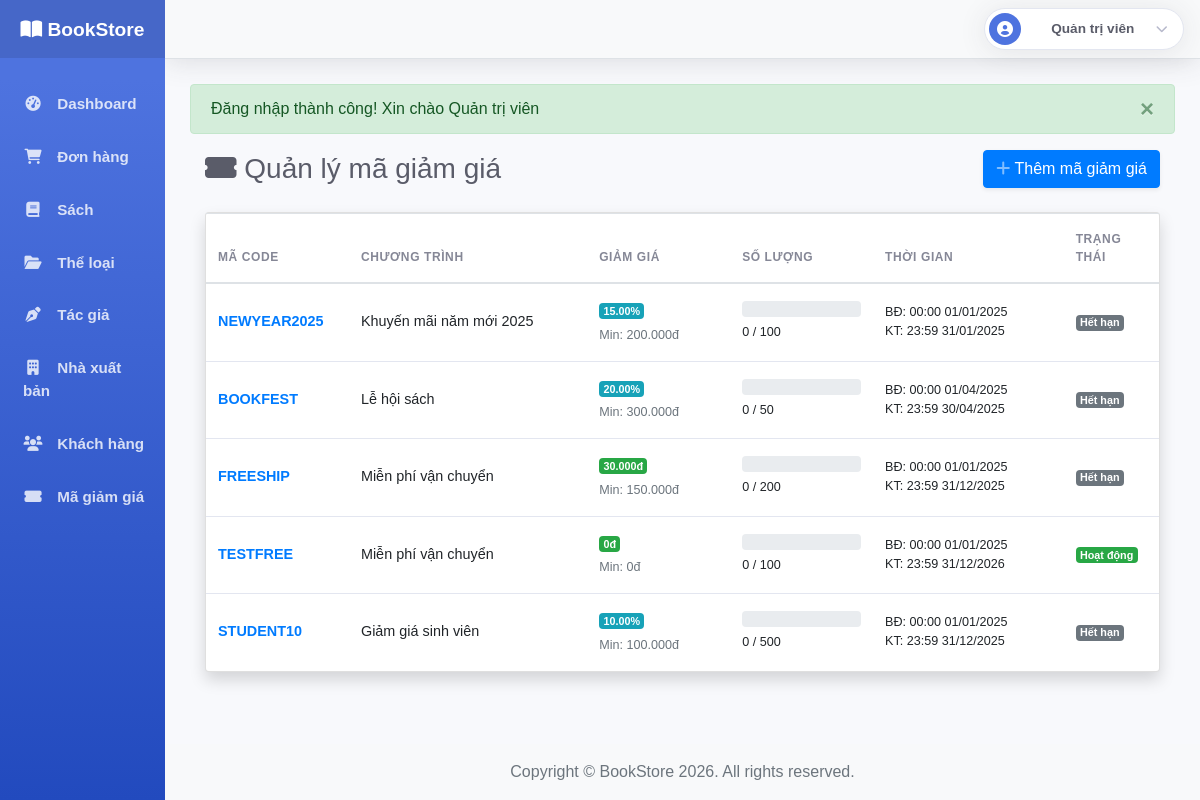
Screenshot of /Admin/index.php?page=admin_coupons (signed in) with the database file from the repository.
### tables this page shows
CREATE TABLE magiamgia (
    id_magiamgia INT PRIMARY KEY AUTO_INCREMENT,
    ma_code VARCHAR(20) UNIQUE NOT NULL,
    ten_chuongtrinh VARCHAR(100) NOT NULL,
    loai_giam ENUM('percent', 'fixed', 'free_shipping') DEFAULT 'percent',
    gia_tri_giam DECIMAL(10,2) NOT NULL,
    gia_tri_toi_thieu DECIMAL(10,2) DEFAULT 0,
    giam_toi_da DECIMAL(10,2),
    so_luong INT DEFAULT 1,
    da_su_dung INT DEFAULT 0,
    ngay_bat_dau DATETIME NOT NULL,
    ngay_ket_thuc DATETIME NOT NULL,
    trang_thai ENUM('active', 'inactive') DEFAULT 'active',
    ngay_tao TIMESTAMP DEFAULT CURRENT_TIMESTAMP,
    INDEX idx_ma_code (ma_code)
);

### Admin/Controller/AdminCouponController.php (called while the page is built, shortened)
<?php
require_once __DIR__ . '/../../Model/Coupon.php';
class AdminCouponController extends BaseController
{
    private $couponModel;
    public function __construct($db_connection)
    {
        $this->couponModel = new Coupon($db_connection);
    }
    public function index()
    {
        try {
            $coupons = $this->couponModel->getAllCoupons();
            return [
                'coupons' => $coupons,
                'csrf_token' => SessionHelper::generateCSRFToken()
            ];
        } catch (Exception $e) {
            error_log("Error in AdminCouponController::index: " . $e->getMessage());
            SessionHelper::setFlash('error', 'Lỗi: ' . $e->getMessage());
            return [
                'coupons' => [],
                'csrf_token' => ''
            ];
        }
    }
}

### Model/Coupon.php (called while the page is built, shortened)
<?php
class Coupon
{
    private $conn;
    public function __construct($connection)
    {
        $this->conn = $connection;
    }
    public function getAllCoupons()
    {
        $sql = "SELECT * FROM magiamgia ORDER BY ngay_tao DESC";
        $result = $this->conn->query($sql);
        $coupons = [];
        while ($row = $result->fetch_assoc()) {
            $coupons[] = $row;
        }
        return $coupons;
    }
}

### Admin/View/coupons/index.php (the view, shortened to what this page needs)
<div class="container-fluid">
    <div class="d-sm-flex align-items-center justify-content-between mb-4">
        <h1 class="h3 mb-0 text-gray-800">
            <i class="fas fa-ticket-alt"></i> Quản lý mã giảm giá
        </h1>
        <div>
            <a href="index.php?page=admin_coupon_create" class="btn btn-primary btn-icon-split shadow-sm">
                <span class="icon text-white-50">
                    <i class="fas fa-plus"></i>
                </span>
                <span class="text">Thêm mã giảm giá</span>
            </a>
        </div>
    </div>
    <div class="card shadow mb-4">
        <div class="card-body p-0">
            <div class="table-responsive">
                <table class="table table-custom table-hover mb-0" id="dataTable" width="100%" cellspacing="0">
                    <thead>
                        <tr>
                            <th style="width: 15%">Mã Code</th>
                            <th style="width: 25%">Chương trình</th>
                            <th style="width: 15%">Giảm giá</th>
                            <th style="width: 15%">Số lượng</th>
                            <th style="width: 20%">Thời gian</th>
                            <th style="width: 10%">Trạng thái</th>
                        </tr>
                    </thead>
                    <tbody>
                        <?php if (!empty($coupons)): ?>
                            <?php foreach ($coupons as $coupon): ?>
                                <tr class="clickable-row" data-href="index.php?page=admin_coupon_edit&id=<?php echo $coupon['id_magiamgia']; ?>">
                                    <td class="align-middle">
                                        <span class="font-weight-bold text-primary"><?php echo htmlspecialchars($coupon['ma_code']); ?></span>
                                    </td>
                                    <td class="align-middle">
                                        <?php echo htmlspecialchars($coupon['ten_chuongtrinh']); ?>
                                    </td>
                                    <td class="align-middle">
                                        <?php if ($coupon['loai_giam'] == 'percent'): ?>
                                            <span class="badge badge-info"><?php echo $coupon['gia_tri_giam']; ?>%</span>
                                        <?php else: ?>
                                            <span class="badge badge-success"><?php echo number_format($coupon['gia_tri_giam'], 0, ',', '.'); ?>đ</span>
                                        <?php endif; ?>
                                        <div class="small text-muted mt-1">
                                            Min: <?php echo number_format($coupon['gia_tri_toi_thieu'], 0, ',', '.'); ?>đ
                                        </div>
                                    </td>
                                    <td class="align-middle">
                                        <div class="progress progress-sm mb-1">
                                        </div>
                                        <small><?php echo $coupon['da_su_dung']; ?> / <?php echo $coupon['so_luong']; ?></small>
                                    </td>
                                    <td class="align-middle small">
                                        <div>BĐ: <?php echo date('H:i d/m/Y', strtotime($coupon['ngay_bat_dau'])); ?></div>
                                        <div>KT: <?php echo date('H:i d/m/Y', strtotime($coupon['ngay_ket_thuc'])); ?></div>
                                    </td>
                                    <td class="align-middle">
                                        <?php if ($coupon['trang_thai'] == 'active'): ?>
                                            <?php if (strtotime($coupon['ngay_ket_thuc']) < time()): ?>
                                                <span class="badge badge-secondary">Hết hạn</span>
                                            <?php elseif ($coupon['da_su_dung'] >= $coupon['so_luong']): ?>
                                                <span class="badge badge-secondary">Hết lượt</span>
                                            <?php else: ?>
                                                <span class="badge badge-success">Hoạt động</span>
                                            <?php endif; ?>
                                        <?php else: ?>
                                            <span class="badge badge-danger">Vô hiệu</span>
                                        <?php endif; ?>
                                    </td>
                                </tr>
                            <?php endforeach; ?>
                        <?php endif; ?>
                    </tbody>
                </table>
            </div>
        </div>
    </div>
</div>

### Content/CSS/admin.css (style rules this page uses)
:root { --primary: #4e73df; --secondary: #858796; --success: #1cc88a; --info: #36b9cc; --warning: #f6c23e; --danger: #e74a3b; --light: #f8f9fc; --dark: #5a5c69; }

### Content/CSS/admin/layout.css (style rules this page uses)
.admin-body { background-color: #f8f9fc; font-family: 'Nunito', sans-serif; }

### Content/CSS/admin/components.css (style rules this page uses)
.text-gray-800 { color: #5a5c69 !important; }
.shadow { box-shadow: 0 .15rem 1.75rem 0 rgba(58, 59, 69, .15) !important; }
tr.clickable-row { cursor: pointer; transition: background-color 0.15s ease-in-out; }
.table-custom { font-size: 0.9rem; }
.table-custom thead th { font-weight: 700; text-transform: uppercase; font-size: 0.75rem; color: #858796; border-bottom: 2px solid #e3e6f0; padding: 1rem 0.75rem; letter-spacing: 0.05em; }
.table-custom tbody td { padding: 1rem 0.75rem; vertical-align: middle; border-top: 1px solid #e3e6f0; }

### rows the page displays
magiamgia: ma_code "NEWYEAR2025", ten_chuongtrinh "Khuyến mãi năm mới 2025", gia_tri_giam "15.00", gia_tri_toi_thieu "200.000", da_su_dung "0", so_luong "100", ngay_bat_dau "00:00 01/01/2025", ngay_ket_thuc "23:59 31/01/2025", trang_thai "Hết hạn"
magiamgia: ma_code "BOOKFEST", ten_chuongtrinh "Lễ hội sách", gia_tri_giam "20.00", gia_tri_toi_thieu "300.000", da_su_dung "0", so_luong "50", ngay_bat_dau "00:00 01/04/2025", ngay_ket_thuc "23:59 30/04/2025", trang_thai "Hết hạn"
magiamgia: ma_code "FREESHIP", ten_chuongtrinh "Miễn phí vận chuyển", gia_tri_giam "30.000", gia_tri_toi_thieu "150.000", da_su_dung "0", so_luong "200", ngay_bat_dau "00:00 01/01/2025", ngay_ket_thuc "23:59 31/12/2025", trang_thai "Hết hạn"
magiamgia: ma_code "TESTFREE", ten_chuongtrinh "Miễn phí vận chuyển", gia_tri_giam "0", gia_tri_toi_thieu "0", da_su_dung "0", so_luong "100", ngay_bat_dau "00:00 01/01/2025", ngay_ket_thuc "23:59 31/12/2026", trang_thai "Hoạt động"
magiamgia: ma_code "STUDENT10", ten_chuongtrinh "Giảm giá sinh viên", gia_tri_giam "10.00", gia_tri_toi_thieu "100.000", da_su_dung "0", so_luong "500", ngay_bat_dau "00:00 01/01/2025", ngay_ket_thuc "23:59 31/12/2025", trang_thai "Hết hạn"

### other values shown
$_SESSION['admin_name'] "Quản trị viên"
$message "Đăng nhập thành công! Xin chào Quản trị viên"
